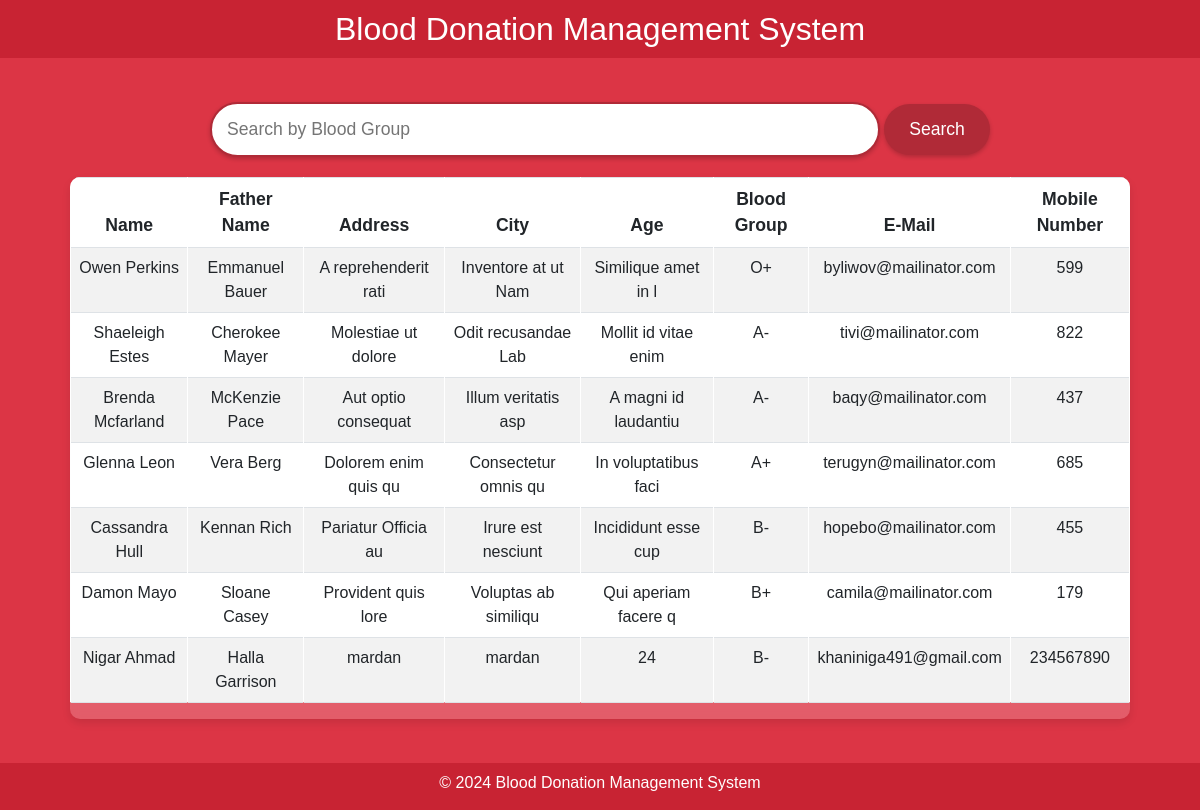
Page /donor-list.php on the committed database.
### tables this page shows
CREATE TABLE `donor_registration` (
  `id` int(11) NOT NULL,
  `name` varchar(50) DEFAULT NULL,
  `fname` varchar(50) DEFAULT NULL,
  `address` varchar(250) DEFAULT NULL,
  `city` varchar(50) DEFAULT NULL,
  `age` varchar(25) DEFAULT NULL,
  `bgroup` varchar(20) DEFAULT NULL,
  `email` varchar(200) NOT NULL,
  `mno` varchar(50) DEFAULT NULL,
  `exbgroup` varchar(50) DEFAULT NULL,
  `registration_date` date DEFAULT curdate()
);

### donor-list.php (the view, shortened to what this page needs)
<?php
include('connection.php');
?>
<!DOCTYPE html>
<html lang="en">
<head>
    <link href="https://cdn.jsdelivr.net/npm/bootstrap@5.3.0/dist/css/bootstrap.min.css"
          rel="stylesheet">
</head>
<body>
    <?php
    include('header.php');
    ?>
    <div class="container my-4">
        <div id="search-bar">
            <form action=""
                  method="get">
                <input type="text"
                       name="search"
                       placeholder="Search by Blood Group"
                       value="<?= isset($_GET['search']) ? $_GET['search'] : ''; ?>">
                <button type="submit">Search</button>
            </form>
        </div>
        <div id="table-container">
            <table class="table table-striped table-bordered">
                <thead>
                    <tr>
                        <th>Name</th>
                        <th>Father Name</th>
                        <th>Address</th>
                        <th>City</th>
                        <th>Age</th>
                        <th>Blood Group</th>
                        <th>E-Mail</th>
                        <th>Mobile Number</th>
                    </tr>
                </thead>
                <tbody>
                    <?php
                    $sql = "SELECT * FROM donor_registration";
                    $stmt = $db->prepare($sql);
                    $stmt->execute();
                    if ($stmt->rowCount() > 0) {
                        while ($r1 = $stmt->fetch(PDO::FETCH_OBJ)) {
                    ?>
                    <tr>
                        <td><?= $r1->name; ?></td>
                        <td><?= $r1->fname; ?></td>
                        <td><?= $r1->address; ?></td>
                        <td><?= $r1->city; ?></td>
                        <td><?= $r1->age; ?></td>
                        <td><?= $r1->bgroup; ?></td>
                        <td><?= $r1->email; ?></td>
                        <td><?= $r1->mno; ?></td>
                    </tr>
                    <?php
                        }
                    } else {
                        echo "<tr><td colspan='8'>No results found.</td></tr>";
                    }
                    ?>
                </tbody>
            </table>
        </div>
    </div>
    <?php
    include('footer.php');
    ?>
</body>
</html>

### header.php (shortened to what this page needs)
<div class="header d-flex justify-content-between align-items-center"
    style="background-color: #c82333 ; padding: 10px;">
    <h2 style="margin: 0; color: white; text-align:center">Blood Donation Management System</h2>
</div>

### footer.php (shortened to what this page needs)
<div class="footer">
    <h6>&copy; 2024 Blood Donation Management System</h6>
</div>

### donor-list.php (style rules this page uses)
body { background-color: #dc3545; color: white; font-family: Arial, sans-serif; display: flex; flex-direction: column; min-height: 100vh; }
#search-bar { margin: 20px 0; text-align: center; }
#search-bar input { width: 60%; padding: 12px 15px; font-size: 1.1rem; border: 2px solid #b02a37; border-radius: 50px; outline: none; transition: all 0.3s ease; box-shadow: 0 2px 4px rgba(0, 0, 0, 0.2); }
#search-bar button { padding: 12px 25px; font-size: 1.1rem; color: white; background-color: #b02a37; border: none; border-radius: 50px; cursor: pointer; transition: all 0.3s ease; box-shadow: 0 2px 4px rgba(0, 0, 0, 0.2); }
#table-container { margin: 20px auto; width: 95%; box-shadow: 0 4px 8px rgba(0, 0, 0, 0.1); border-radius: 10px; overflow: hidden; background: rgba(255, 255, 255, 0.2); backdrop-filter: blur(5px); }
table { width: 100%; border-collapse: collapse; background: transparent; }
th, td { padding: 15px; text-align: center; border: 1px solid rgba(255, 255, 255, 0.3); color: white; }
th { background-color: rgba(220, 53, 69, 0.8); color: white; font-size: 1.1rem; font-weight: bold; }
tr { background-color: rgba(255, 255, 255, 0.1); transition: all 0.3s ease; }
tr:nth-child(even) { background-color: rgba(255, 255, 255, 0.15); }

### header.php (style rules this page uses)
.header { display: flex; align-items: center; padding: 15px 20px; background-color: #c82333; position: relative; }
.header h2 { flex-grow: 1; text-align: center; margin: 0; color: white; }

### footer.php (style rules this page uses)
.footer { background-color: #c82333; color: white; padding: 10px; text-align: center; margin-top: auto; width: 100%; }

### rows in the picture
donor_registration: name "Owen Perkins", fname "Emmanuel Bauer", address "A reprehenderit rati", city "Inventore at ut Nam", age "Similique amet in l", bgroup "O+", email "byliwov@mailinator.com", mno "599"
donor_registration: name "Shaeleigh Estes", fname "Cherokee Mayer", address "Molestiae ut dolore", city "Odit recusandae Lab", age "Mollit id vitae enim", bgroup "A-", email "tivi@mailinator.com", mno "822"
donor_registration: name "Brenda Mcfarland", fname "McKenzie Pace", address "Aut optio consequat", city "Illum veritatis asp", age "A magni id laudantiu", bgroup "A-", email "baqy@mailinator.com", mno "437"
donor_registration: name "Glenna Leon", fname "Vera Berg", address "Dolorem enim quis qu", city "Consectetur omnis qu", age "In voluptatibus faci", bgroup "A+", email "terugyn@mailinator.com", mno "685"
donor_registration: name "Cassandra Hull", fname "Kennan Rich", address "Pariatur Officia au", city "Irure est nesciunt", age "Incididunt esse cup", bgroup "B-", email "hopebo@mailinator.com", mno "455"
donor_registration: name "Damon Mayo", fname "Sloane Casey", address "Provident quis lore", city "Voluptas ab similiqu", age "Qui aperiam facere q", bgroup "B+", email "camila@mailinator.com", mno "179"
donor_registration: name "Nigar Ahmad", fname "Halla Garrison", address "mardan", city "mardan", age "24", bgroup "B-", email "khaniniga491@gmail.com", mno "234567890"
